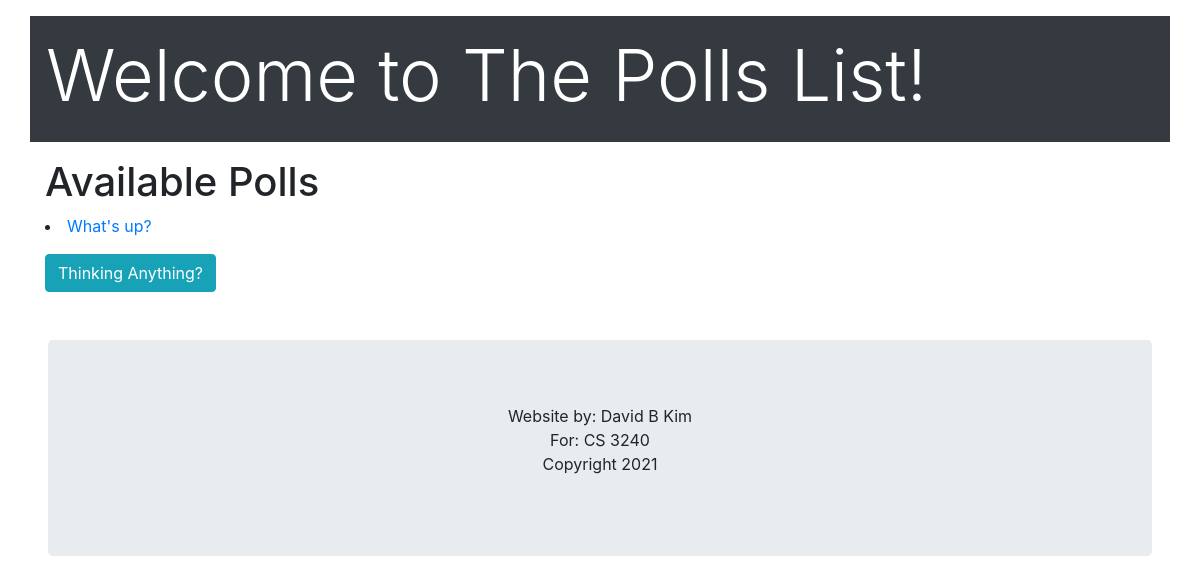
/, run on an earlier commit of the app's database.
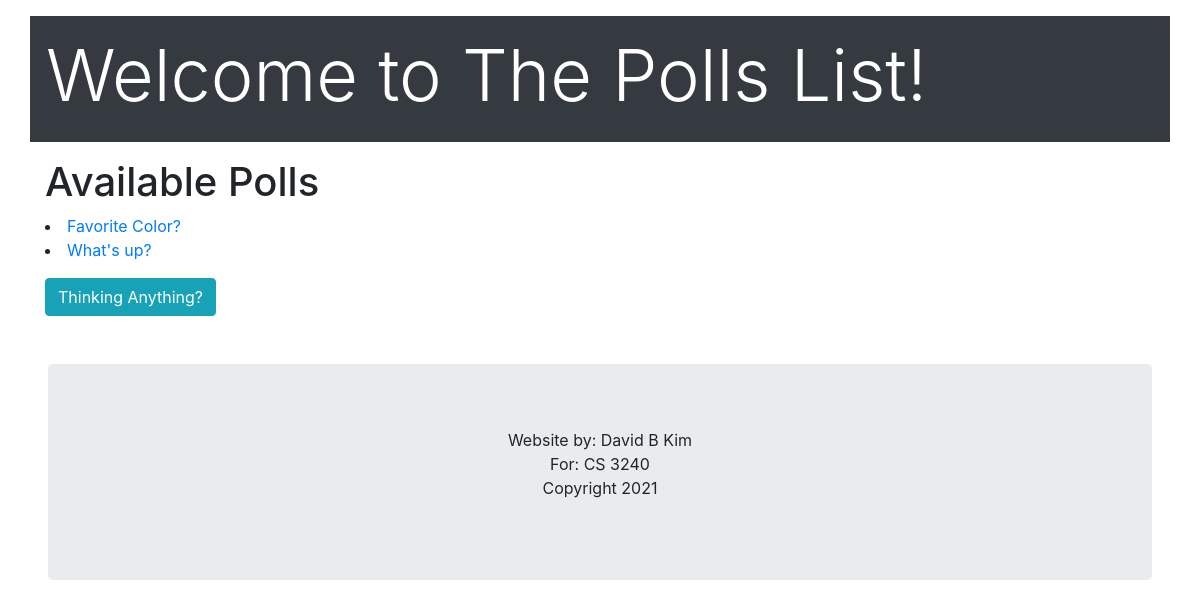
And on a later commit of the database.
### polls/models.py (models this page shows, shortened)
class Question(models.Model):
    question_text = models.CharField(max_length=200)
    pub_date = models.DateTimeField('date published')
    def was_published_recently(self):
        now = timezone.now()
        return now - datetime.timedelta(days=1) <= self.pub_date <= now
    was_published_recently.admin_order_field = 'pub_date'
    was_published_recently.boolean = True
    was_published_recently.short_description = 'Published recently?'

### polls/views.py (the view)
# urls.py: path('', views.IndexView.as_view(), name='index'),
class IndexView(generic.ListView):
    template_name = 'polls/question_index.html'
    context_object_name = 'latest_question_list'
    context_object_name2 = 'latest_thought_list'
    def get_queryset(self):
        return Question.objects.filter(
            pub_date__lte=timezone.now()
        ).order_by('-pub_date')[:5]

### polls/templates/polls/question_index.html (shortened to what this page needs)
{% load bootstrap4 %}
{% bootstrap_css %}
{% load static %}
<div class="container p-3 my-3 bg-dark text-white">
  <h1 class="display-3">Welcome to The Polls List!</h1>
 </div>
<div class="container">
  <h1 class="display-5">Available Polls</h1>
 </div>
{% if latest_question_list %}
    <div class="container">
    {% for question in latest_question_list %}
        <li><a href="{% url 'polls:detail' question.id %}">{{ question.question_text }}</a></li>
    {% endfor %}
    </div>
{% else %}
    <div class="container">
        <p>No polls are available.</p>
    </div>
{% endif %}
<div class="container pt-3">
    <a href="{% url 'polls:post_thought' %}" class="btn btn-info" role="button">Thinking Anything?</a> <br>
</div>
<div class="jumbotron m-5 text-center" style="margin-bottom:0">
  <p>Website by: David B Kim <br> For: CS 3240<br> Copyright 2021</p>
</div>

What changed in the data, as far as the page shows it:
added Question: question_text "Favorite Color?"
